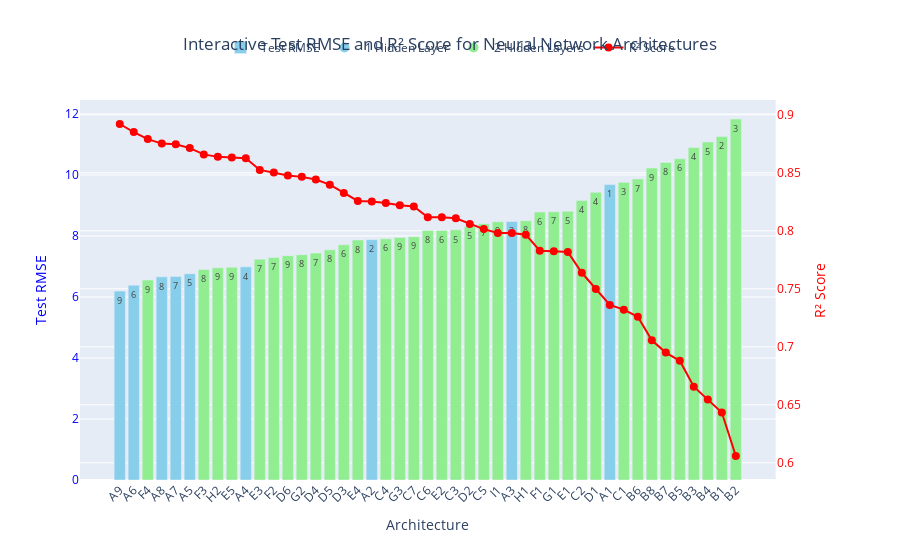

Notebook code for this chart:
### Code cell
# Sort the DataFrame by 'Test RMSE' in ascending order
model_results_df_sorted = model_results_df.sort_values(by='Test RMSE', ascending=True)

# Prepare customdata with 'R2 Score', 'Number of Layers', and 'Hidden Layers'
customdata = model_results_df_sorted[['R2 Score', 'Number of Layers', 'Hidden Layers']].values

# Map 'Number of Layers' to colors
color_map = {1: 'skyblue', 2: 'lightgreen'}
colors = model_results_df_sorted['Number of Layers'].map(color_map)

# Create a Plotly figure with a secondary y-axis
fig = make_subplots(specs=[[{"secondary_y": True}]])

# Trace for Test RMSE (interactive), colored by 'Number of Layers'
fig.add_trace(
    go.Bar(
        x=model_results_df_sorted['Architecture'],
        y=model_results_df_sorted['Test RMSE'],
        name='Test RMSE',
        marker_color=colors,
        text=model_results_df_sorted['Total Nodes'],
        hoverinfo='none',  # Suppress default hover labels
        hovertemplate=(
            '<b>Architecture:</b> %{customdata[2]}<br>'
            '<b>Test RMSE:</b> %{y:.2f}<br>'
            '<b>R² Score:</b> %{customdata[0]:.4f}<br>'
            '<b>Total Nodes:</b> %{text}<br>'
            '<b>Number of Layers:</b> %{customdata[1]}<br>'
            '<extra></extra>'  # Suppress trace name in hover
        ),
        customdata=customdata,
    ),
    secondary_y=False,
)

# Dummy scatter traces for the legend
fig.add_trace(
    go.Scatter(
        x=[None],
        y=[None],
        mode='markers',
        marker=dict(size=10, color='skyblue'),
        legendgroup='1 Hidden Layer',
        showlegend=True,
        name='1 Hidden Layer'
    )
)

fig.add_trace(
    go.Scatter(
        x=[None],
        y=[None],
        mode='markers',
        marker=dict(size=10, color='lightgreen'),
        legendgroup='2 Hidden Layers',
        showlegend=True,
        name='2 Hidden Layers'
    )
)

# Trace for R² Score (non-interactive)
fig.add_trace(
    go.Scatter(
        x=model_results_df_sorted['Architecture'],
        y=model_results_df_sorted['R2 Score'],
        name='R² Score',
        mode='lines+markers',
        line=dict(color='red', width=2),
        marker=dict(size=8),
        hoverinfo='skip',  # Disable hover interaction for R² Score
    ),
    secondary_y=True,  # Move 'secondary_y=True' here
)

# x-axis labels to display all architectures
fig.update_xaxes(
    title_text='Architecture',
    tickmode='array',
    tickvals=model_results_df_sorted['Architecture'],
    ticktext=model_results_df_sorted['Architecture'],
    tickangle=-45,    # Rotate labels for readability
)

# y-axes titles and colors
fig.update_yaxes(title_text='Test RMSE', secondary_y=False, color='blue')
fig.update_yaxes(title_text='R² Score', secondary_y=True, color='red')

# The layout with legend and centered title
fig.update_layout(
    title=dict(
        text='Interactive Test RMSE and R² Score for Neural Network Architectures',
        x=0.5,  # Center the title
        xanchor='center',  # Anchor the title to the center
    ),
    barmode='group',  # Use group mode for clarity
    legend=dict(
        orientation='h',
        yanchor='bottom',
        y=1.1,
        xanchor='center',
        x=0.5,
        bgcolor='rgba(255,255,255,0.8)',  # Semi-transparent background
    ),
    hovermode='x unified',
)

# Display the figure
fig.show()

### Figure 1 — Plotly figure (JSON) as saved in the notebook; plotly's stock layout.template omitted (floating-point values rounded to 4 significant figures; data arrays with more than 128 entries replaced by an {"elided": "..."} marker saying what was removed)
{"data": [{"customdata": {"elided": "45x3 mixed values"}, "hoverinfo": "none", "hovertemplate": "<b>Architecture:</b> %{customdata[2]}<br><b>Test RMSE:</b> %{y:.2f}<br><b>R² Score:</b> %{customdata[0]:.4f}<br><b>Total Nodes:</b> %{text}<br><b>Number of Layers:</b> %{customdata[1]}<br><extra></extra>", "marker": {"color": ["skyblue", "skyblue", "lightgreen", "skyblue", "skyblue", "skyblue", "lightgreen", "lightgreen", "lightgreen", "skyblue", "lightgreen", "lightgreen", "lightgreen", "lightgreen", "lightgreen", "lightgreen", "lightgreen", "lightgreen", "skyblue", "lightgreen", "lightgreen", "lightgreen", "lightgreen", "lightgreen", "lightgreen", "lightgreen", "lightgreen", "lightgreen", "skyblue", "lightgreen", "lightgreen", "lightgreen", "lightgreen", "lightgreen", "lightgreen", "skyblue", "lightgreen", "lightgreen", "lightgreen", "lightgreen", "lightgreen", "lightgreen", "lightgreen", "lightgreen", "lightgreen"]}, "name": "Test RMSE", "text": [9, 6, 9, 8, 7, 5, 8, 9, 9, 4, 7, 7, 9, 8, 7, 8, 6, 8, 2, 6, 9, 9, 8, 6, 5, 5, 7, 9, 3, 8, 6, 7, 5, 4, 4, 1, 3, 7, 9, 8, 6, 4, 5, 2, 3], "type": "bar", "x": ["A9", "A6", "F4", "A8", "A7", "A5", "F3", "H2", "E5", "A4", "E3", "F2", "D6", "G2", "D4", "D5", "D3", "E4", "A2", "C4", "G3", "C7", "C6", "E2", "C3", "D2", "C5", "I1", "A3", "H1", "F1", "G1", "E1", "C2", "D1", "A1", "C1", "B6", "B8", "B7", "B5", "B3", "B4", "B1", "B2"], "xaxis": "x", "y": [6.193, 6.389, 6.556, 6.66, 6.675, 6.763, 6.904, 6.959, 6.972, 6.989, 7.241, 7.293, 7.356, 7.386, 7.44, 7.546, 7.715, 7.87, 7.879, 7.908, 7.954, 7.977, 8.182, 8.182, 8.202, 8.308, 8.401, 8.469, 8.473, 8.501, 8.785, 8.795, 8.809, 9.162, 9.431, 9.685, 9.759, 9.87, 10.23, 10.41, 10.53, 10.9, 11.08, 11.26, 11.84], "yaxis": "y"}, {"legendgroup": "1 Hidden Layer", "marker": {"color": "skyblue", "size": 10}, "mode": "markers", "name": "1 Hidden Layer", "showlegend": true, "type": "scatter", "x": [null], "y": [null]}, {"legendgroup": "2 Hidden Layers", "marker": {"color": "lightgreen", "size": 10}, "mode": "markers", "name": "2 Hidden Layers", "showlegend": true, "type": "scatter", "x": [null], "y": [null]}, {"hoverinfo": "skip", "line": {"color": "red", "width": 2}, "marker": {"size": 8}, "mode": "lines+markers", "name": "R² Score", "type": "scatter", "x": ["A9", "A6", "F4", "A8", "A7", "A5", "F3", "H2", "E5", "A4", "E3", "F2", "D6", "G2", "D4", "D5", "D3", "E4", "A2", "C4", "G3", "C7", "C6", "E2", "C3", "D2", "C5", "I1", "A3", "H1", "F1", "G1", "E1", "C2", "D1", "A1", "C1", "B6", "B8", "B7", "B5", "B3", "B4", "B1", "B2"], "xaxis": "x", "y": [0.8921, 0.8852, 0.8791, 0.8752, 0.8746, 0.8713, 0.8659, 0.8638, 0.8633, 0.8626, 0.8525, 0.8504, 0.8478, 0.8465, 0.8443, 0.8398, 0.8325, 0.8258, 0.8253, 0.8241, 0.822, 0.821, 0.8117, 0.8117, 0.8108, 0.8058, 0.8015, 0.7982, 0.798, 0.7967, 0.7829, 0.7824, 0.7817, 0.7638, 0.7498, 0.7361, 0.7321, 0.7259, 0.7056, 0.695, 0.6879, 0.6656, 0.6545, 0.6433, 0.6059], "yaxis": "y2"}], "layout": {"barmode": "group", "hovermode": "x unified", "legend": {"bgcolor": "rgba(255,255,255,0.8)", "orientation": "h", "x": 0.5, "xanchor": "center", "y": 1.1, "yanchor": "bottom"}, "title": {"text": "Interactive Test RMSE and R² Score for Neural Network Architectures", "x": 0.5, "xanchor": "center"}, "xaxis": {"anchor": "y", "domain": [0, 0.94], "tickangle": -45, "tickmode": "array", "ticktext": ["A9", "A6", "F4", "A8", "A7", "A5", "F3", "H2", "E5", "A4", "E3", "F2", "D6", "G2", "D4", "D5", "D3", "E4", "A2", "C4", "G3", "C7", "C6", "E2", "C3", "D2", "C5", "I1", "A3", "H1", "F1", "G1", "E1", "C2", "D1", "A1", "C1", "B6", "B8", "B7", "B5", "B3", "B4", "B1", "B2"], "tickvals": ["A9", "A6", "F4", "A8", "A7", "A5", "F3", "H2", "E5", "A4", "E3", "F2", "D6", "G2", "D4", "D5", "D3", "E4", "A2", "C4", "G3", "C7", "C6", "E2", "C3", "D2", "C5", "I1", "A3", "H1", "F1", "G1", "E1", "C2", "D1", "A1", "C1", "B6", "B8", "B7", "B5", "B3", "B4", "B1", "B2"], "title": {"text": "Architecture"}}, "yaxis": {"anchor": "x", "color": "blue", "domain": [0, 1], "title": {"text": "Test RMSE"}}, "yaxis2": {"anchor": "x", "color": "red", "overlaying": "y", "side": "right", "title": {"text": "R² Score"}}}}
